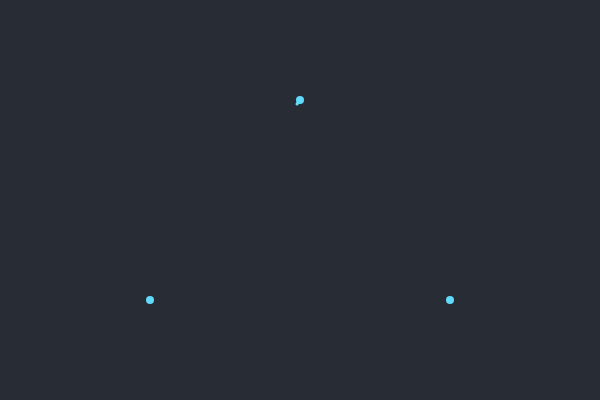
Frame 1 (no input)
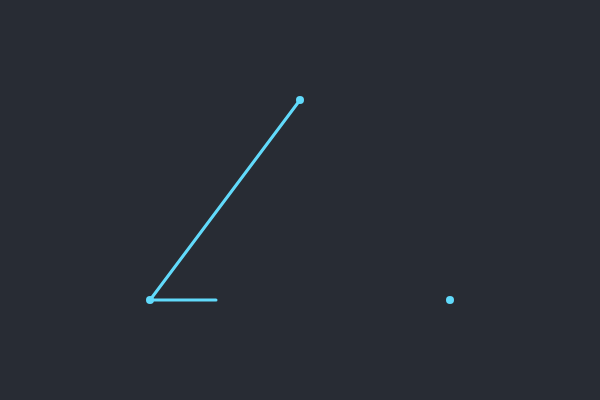
Frame 60 (no input)
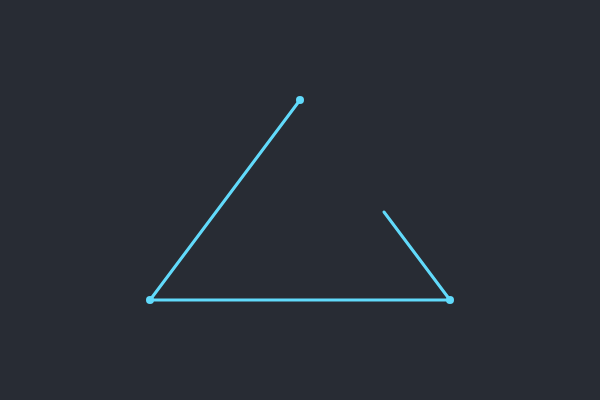
Frame 120 (the mouse pressed at the canvas centre since frame 60)

The p5.js sketch that drew these frames (run headless with seeded random() and noise() and a simulated clock; from frame 60 on, the mouse is pressed at the canvas centre):

// p5.js sketch
// ── sketch.js
// Define three variables to hold the vector positions of the triangle's corners.
let vertex1, vertex2, vertex3;

// --- New variables for animation ---
// 'phase' tracks which part of the animation we're in.
// 0 = drawing line 1, 1 = drawing line 2, 2 = drawing line 3, 3 = finished
let phase = 0;

// 'progress' tracks the completion of the current line being drawn (from 0.0 to 1.0).
let progress = 0;

// 'animationSpeed' controls how fast the lines are drawn.
const animationSpeed = 0.02; // You can make this faster (e.g., 0.05) or slower (e.g., 0.01)

/**
 * The setup() function runs once when the program starts.
 * It's used to create the canvas and define initial properties.
 */
function setup() {
	// Create a 600x400 pixel canvas.
	createCanvas(600, 400);

	// Define the position of each vertex using createVector(x, y).
	// The positions are calculated relative to the canvas size.
	vertex1 = createVector(width / 2, height / 4);       // Top vertex
	vertex2 = createVector(width / 4, height * 3 / 4);   // Bottom-left vertex
	vertex3 = createVector(width * 3 / 4, height * 3 / 4);// Bottom-right vertex
}

/**
 * The draw() function runs in a loop and is used for animation.
 */
function draw() {
	// Set the background color.
	background(40, 44, 52);

	// --- Draw the vertices ---
	// We'll always show the points so we can see the animation's start and end points.
	stroke(97, 218, 251);    // A light blue color for the points
	strokeWeight(8);         // Make the points nice and visible
	point(vertex1.x, vertex1.y);
	point(vertex2.x, vertex2.y);
	point(vertex3.x, vertex3.y);

	// --- Style for the animated lines ---
	strokeWeight(3); // A thicker line for the outline

	// --- Animate the triangle drawing ---
	// This block handles the progressive drawing of the triangle's sides.

	// Phase 0: Draw the line from vertex1 to vertex2
	if (phase === 0) {
		animateLine(vertex1, vertex2);
	}

	// Phase 1: Draw the line from vertex2 to vertex3
	// First, draw the completed first line, then animate the second.
	if (phase === 1) {
		line(vertex1.x, vertex1.y, vertex2.x, vertex2.y); // Draw static first line
		animateLine(vertex2, vertex3);
	}

	// Phase 2: Draw the line from vertex3 back to vertex1
	// First, draw the two completed lines, then animate the final line.
	if (phase === 2) {
		line(vertex1.x, vertex1.y, vertex2.x, vertex2.y); // Draw static first line
		line(vertex2.x, vertex2.y, vertex3.x, vertex3.y); // Draw static second line
		animateLine(vertex3, vertex1);
	}
	
	// Phase 3: The triangle is complete
	if (phase === 3) {
		noFill();
		// Draw the final, complete triangle shape
		beginShape();
		vertex(vertex1.x, vertex1.y);
		vertex(vertex2.x, vertex2.y);
		vertex(vertex3.x, vertex3.y);
		endShape(CLOSE);

		// Optional: stop the animation loop once drawing is complete
		// noLoop(); 
	}
}

/**
 * A helper function to animate a line from a startVector to an endVector.
 * @param {p5.Vector} startVector - The starting point of the line.
 * @param {p5.Vector} endVector - The ending point of the line.
 */
function animateLine(startVector, endVector) {
	// Increment the progress of the animation
	progress += animationSpeed;

	// Use lerp() to find the point between start and end for the current progress
	let currentPos = p5.Vector.lerp(startVector, endVector, progress);

	// Draw the line from the start to the current animated point
	line(startVector.x, startVector.y, currentPos.x, currentPos.y);

	// If the line is complete...
	if (progress >= 1.0) {
		progress = 0; // Reset progress for the next line
		phase++;      // Move to the next phase
	}
}
// ── style.css
html,
body {
	margin: 0;
	padding: 0;
	height: 100%;
	display: flex;
	justify-content: center;
	align-items: center;
	background-color: #282c34;
	/* A dark background */
}

/* This styles the canvas created by p5.js */
canvas {
	display: block;
	border: 1px solid #61dafb;
	border-radius: 4px;
}
